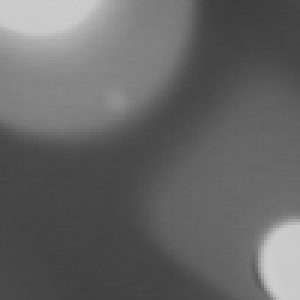
%> input picture clases/Cap02_Extraccion_de_Caracteristicas/matlab/small_wheel.png, 100 x 100 px (shown 3 times larger)
$ octave PAT02_CLP.m   (GNU Octave 9; MATLAB toolbox functions it lacks are replaced by stand-ins)
%> lines starting %> are read from the running program, lines starting %| are printed output that depends on the picture; in (x1, y1, x2, y2) boxes, pixels count from 0 and x2, y2 are one past the last pixel; in counts of white or black regions, pixels touching at a corner belong together; the program's own positions count from 1
% Example:
%
% Segmentation of defects using Crossing Line Profiles
%
% Mery, D. (2003): Crossing line profile: a new approach to detecting
% defects in aluminium castings. In Proceedings of the Scandinavian
% Conference on Image Analysis 2003 (SCIA 2003), June 29 ? July 02,
% G?teborg.
%
% Computer Vision Course
% (c) Domingo Mery (2016) - http://dmery.ing.puc.cl

close all

% 1. Input image
X = imread('../images/small_wheel.png');
%> X is the input picture: size 100x100 uint8; min 62, max 206, mean 101.2
[N,M] = size(X);
%> N = 100; M = 100
figure(1);
imshow(X); title('Input image');                % input image


% 2. Segmentation of potential defects using LoG
sigma = 1.25;
E_log = edge(X,'log',1e-10,sigma);             % LoG edge detection
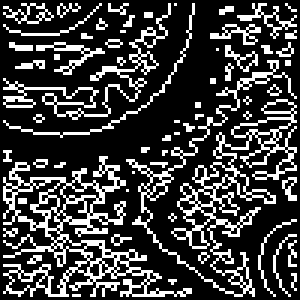
%> E_log: size 100x100 logical (shown 3 times larger); 24.6% white in thin lines or dots

hsize = round((8.5*sigma)/2)*2+1;
g = fspecial('gaussian',hsize,sigma);
h = conv2(g,[-1 1],'same');                    % gradient of Gaussian

Gi = conv2(double(X),h','same');
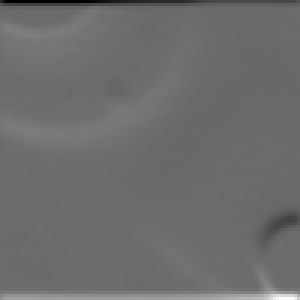
%> Gi: size 100x100 double (shown 3 times larger); min -46.98, max 64.55, mean 0.6; drawn with min black and max white
Gj = conv2(double(X),h,'same');
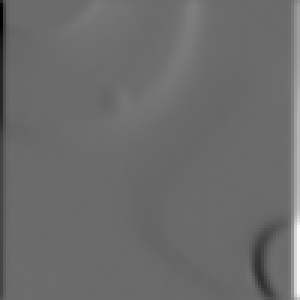
%> Gj: size 100x100 double (shown 3 times larger); min -46.75, max 64.31, mean 0.3; drawn with min black and max white

C = Gi + sqrt(-1)*Gj;

E_grad = abs(C)>4;                              % thick gradient
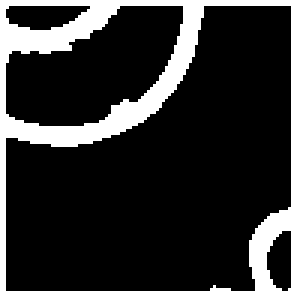
%> E_grad: size 100x100 logical (shown 3 times larger); 20.8% white; 1 white region, box (x1, y1, x2, y2) and area: (0, 0, 100, 100) 2078

D = or(E_log,E_grad);                           % edge detection
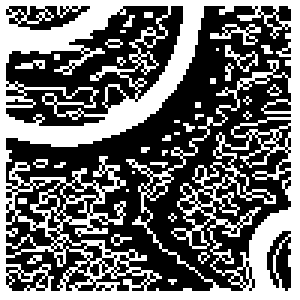
%> D: size 100x100 logical (shown 3 times larger); 41.6% white; 37 white regions (34 under 20 px), largest, box (x1, y1, x2, y2) and area: (0, 0, 100, 100) 3900, (70, 8, 87, 15) 44, (75, 15, 86, 24) 29

figure(2)
imshow(D,[]);title('or(LoG,High gradient)')

[F,m]   = bwlabel(not(D),4);                    % labels of the regions
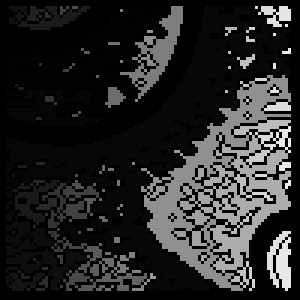
%> F: size 100x100 double (shown 3 times larger); min 0, max 239, mean 38.5
%> m = 239
op.ng   = 32;                                   % size of CLP window
op.show = 0;                                    % do not display results
R           = zeros(N,M);                       % initialization of detection
for i=1:m                                       % for each region
    Ri    = F==i;                               % region i
    Area  = sum(Ri(:));                         % area of region
%> (the run ends here)
